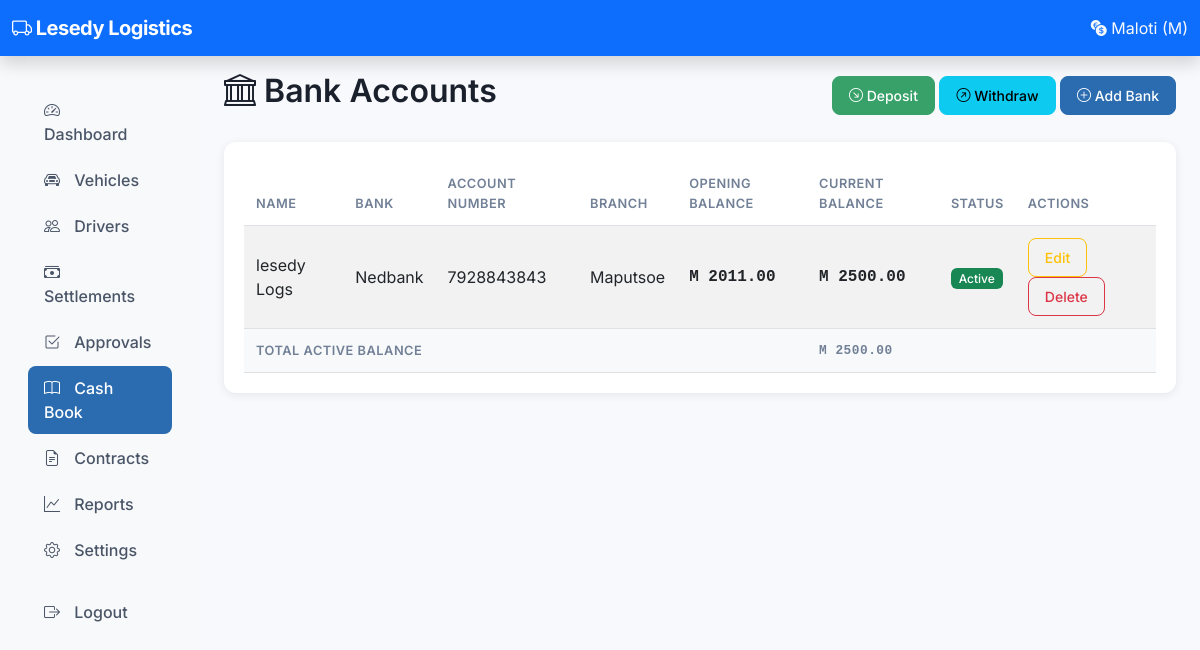
The app's page /owner/cashbook/banks/ (signed in) with its own data.
### accounts/models.py (models this page shows, shortened)
class SystemSettings(models.Model):
    debt_cap = models.DecimalField(max_digits=10, decimal_places=2, default=500.00)
    repayment_percentage = models.IntegerField(default=100)
    minimum_driver_take = models.DecimalField(max_digits=10, decimal_places=2, default=0)
    company_name = models.CharField(max_length=200, default='My Transport Fleet')
    company_phone = models.CharField(max_length=20, blank=True)
    company_email = models.EmailField(blank=True)
    company_address = models.TextField(blank=True)
    company_logo = models.ImageField(upload_to='company/', null=True, blank=True)
    days_in_month_for_salary = models.IntegerField(default=30)
    contract_settlement_day = models.IntegerField(default=1,
                                                   help_text="Day of month when contract is settled")
    default_bank_account = models.ForeignKey(
        'cashbook.BankAccount', on_delete=models.SET_NULL, null=True, blank=True
    )
    cash_alert_threshold = models.DecimalField(max_digits=10, decimal_places=2, default=1000.00)
    bank_alert_threshold = models.DecimalField(max_digits=10, decimal_places=2, default=2000.00)
    updated_at = models.DateTimeField(auto_now=True)
    class Meta:
        verbose_name_plural = "System Settings"
    @classmethod
    def get_settings(cls):
        obj, created = cls.objects.get_or_create(id=1)
        return obj

### cashbook/models.py (models this page shows, shortened)
class BankAccount(models.Model):
    name = models.CharField(max_length=100)
    account_number = models.CharField(max_length=50)
    bank_name = models.CharField(max_length=100)
    branch = models.CharField(max_length=100, blank=True)
    opening_balance = models.DecimalField(max_digits=12, decimal_places=2, default=0)
    current_balance = models.DecimalField(max_digits=12, decimal_places=2, default=0)
    is_active = models.BooleanField(default=True)
    created_at = models.DateTimeField(auto_now_add=True)
    updated_at = models.DateTimeField(auto_now=True)
    class Meta:
        ordering = ['name']

### cashbook/views.py (the view)
# urls.py: path('banks/', views.bank_list, name='owner_cashbook_banks'),
@_owner_required
def bank_list(request):
    accounts = BankAccount.objects.all().order_by('name')
    total_active = accounts.filter(is_active=True).aggregate(
        total=Sum('current_balance')
    )['total'] or 0
    return render(request, 'owner/cashbook/banks.html', {
        'accounts': accounts,
        'total_active': total_active,
    })

### accounts/context_processors.py (called while the page is built)
def pending_approvals(request):
    if request.user.is_authenticated and request.user.is_staff:
        count = DailySettlement.objects.filter(status='submitted').count()
        return {'pending_approvals': count}
    return {}

def system_settings(request):
    try:
        settings = SystemSettings.get_settings()
        return {
            'company_name': settings.company_name,
            'company_phone': settings.company_phone,
            'company_email': settings.company_email,
            'company_address': settings.company_address,
            'company_logo': settings.company_logo,
        }
    except Exception:
        return {
            'company_name': 'Taxi Accounting System',
            'company_phone': '',
            'company_email': '',
            'company_address': '',
            'company_logo': None,
        }

### cashbook/views.py (called while the page is built)
def _owner_required(view_func):
    from django.contrib.auth.decorators import user_passes_test
    from functools import wraps
    @wraps(view_func)
    def wrapper(request, *args, **kwargs):
        if not (request.user.is_authenticated and request.user.is_staff):
            return redirect('login')
        return view_func(request, *args, **kwargs)
    return wrapper

### templates/owner/cashbook/banks.html (shortened to what this page needs)
{% extends 'base.html' %}
{% block content %}
<div class="d-flex justify-content-between align-items-center mb-4">
    <h2><i class="bi bi-bank"></i> Bank Accounts</h2>
    <div>
        <a href="{% url 'owner_cashbook_bank_deposit' %}" class="btn btn-success"><i class="bi bi-arrow-down-right-circle"></i> Deposit</a>
        <a href="{% url 'owner_cashbook_bank_withdraw' %}" class="btn btn-info"><i class="bi bi-arrow-up-right-circle"></i> Withdraw</a>
        <a href="{% url 'owner_cashbook_bank_add' %}" class="btn btn-primary"><i class="bi bi-plus-circle"></i> Add Bank</a>
    </div>
</div>
<div class="card">
    <div class="card-body">
        <div class="table-responsive">
            <table class="table table-striped">
                <thead>
                    <tr>
                        <th>Name</th>
                        <th>Bank</th>
                        <th>Account Number</th>
                        <th>Branch</th>
                        <th>Opening Balance</th>
                        <th>Current Balance</th>
                        <th>Status</th>
                        <th>Actions</th>
                    </tr>
                </thead>
                <tbody>
                    {% for a in accounts %}
                    <tr>
                        <td>{{ a.name }}</td>
                        <td>{{ a.bank_name }}</td>
                        <td>{{ a.account_number }}</td>
                        <td>{{ a.branch|default:"-" }}</td>
                        <td class="amount">M {{ a.opening_balance|floatformat:2 }}</td>
                        <td class="amount font-weight-bold">M {{ a.current_balance|floatformat:2 }}</td>
                        <td>
                            {% if a.is_active %}
                                <span class="badge bg-success">Active</span>
                            {% else %}
                                <span class="badge bg-secondary">Inactive</span>
                            {% endif %}
                        </td>
                        <td>
                            <a href="{% url 'owner_cashbook_bank_edit' a.id %}" class="btn btn-sm btn-outline-warning">Edit</a>
                            <a href="{% url 'owner_cashbook_bank_delete' a.id %}" class="btn btn-sm btn-outline-danger">Delete</a>
                        </td>
                    </tr>
                    {% empty %}
                    <tr><td colspan="8" class="text-center text-muted">No bank accounts added yet</td></tr>
                    {% endfor %}
                </tbody>
                <tfoot>
                    <tr class="table-light">
                        <th colspan="5">Total Active Balance</th>
                        <th class="amount">M {{ total_active|floatformat:2 }}</th>
                        <th colspan="2"></th>
                    </tr>
                </tfoot>
            </table>
        </div>
    </div>
</div>
{% endblock %}

### templates/base.html (shortened to what this page needs)
{% load static %}
<!DOCTYPE html>
<html lang="en">
<head>
    <link href="https://cdn.jsdelivr.net/npm/bootstrap@5.3.0/dist/css/bootstrap.min.css" rel="stylesheet">
    <link rel="stylesheet" href="https://cdn.jsdelivr.net/npm/bootstrap-icons@1.11.0/font/bootstrap-icons.css">
    <link rel="stylesheet" href="{% static 'css/style.css' %}">
</head>
<body>
    <nav class="navbar navbar-dark bg-primary shadow">
        <div class="container-fluid">
            <a class="navbar-brand" href="{% url 'owner_dashboard' %}">
                <i class="bi bi-truck"></i> {{ company_name|default:"Taxi Accounting" }}
            </a>
            <span class="navbar-text text-light">
                <i class="bi bi-currency-exchange"></i> Maloti (M)
            </span>
        </div>
    </nav>
    <div class="container-fluid">
        <div class="row">
            <nav class="col-md-3 col-lg-2 d-none d-md-block bg-light sidebar">
                <div class="position-sticky">
                    <ul class="nav flex-column p-3">
                        <li class="nav-item">
                            <a class="nav-link {% if request.resolver_match.url_name == 'owner_dashboard' %}active{% endif %}"
                               href="{% url 'owner_dashboard' %}">
                                <i class="bi bi-speedometer2"></i> Dashboard
                            </a>
                        </li>
                        <li class="nav-item">
                            <a class="nav-link {% if 'vehicle' in request.resolver_match.url_name %}active{% endif %}"
                               href="{% url 'owner_vehicle_list' %}">
                                <i class="bi bi-car-front"></i> Vehicles
                            </a>
                        </li>
                        <li class="nav-item">
                            <a class="nav-link {% if 'driver' in request.resolver_match.url_name %}active{% endif %}"
                               href="{% url 'owner_driver_list' %}">
                                <i class="bi bi-people"></i> Drivers
                            </a>
                        </li>
                        <li class="nav-item">
                            <a class="nav-link {% if 'settlement' in request.resolver_match.url_name %}active{% endif %}"
                               href="{% url 'owner_settlement_list' %}">
                                <i class="bi bi-cash-stack"></i> Settlements
                            </a>
                        </li>
                        <li class="nav-item">
                            <a class="nav-link {% if 'approval' in request.resolver_match.url_name %}active{% endif %}"
                               href="{% url 'owner_pending_approvals' %}">
                                <i class="bi bi-check2-square"></i> Approvals
                            </a>
                        </li>
                        <li class="nav-item">
                            <a class="nav-link {% if 'cashbook' in request.resolver_match.url_name or 'bank' in request.resolver_match.url_name %}active{% endif %}"
                               href="{% url 'owner_cashbook_dashboard' %}">
                                <i class="bi bi-book"></i> Cash Book
                            </a>
                        </li>
                        <li class="nav-item">
                            <a class="nav-link {% if 'contract' in request.resolver_match.url_name %}active{% endif %}"
                               href="{% url 'owner_contract_dashboard' %}">
                                <i class="bi bi-file-earmark-text"></i> Contracts
                            </a>
                        </li>
                        <li class="nav-item">
                            <a class="nav-link {% if 'report' in request.resolver_match.url_name %}active{% endif %}"
                               href="{% url 'report_index' %}">
                                <i class="bi bi-graph-up"></i> Reports
                            </a>
                        </li>
                        <li class="nav-item">
                            <a class="nav-link {% if 'setting' in request.resolver_match.url_name %}active{% endif %}"
                               href="{% url 'owner_settings' %}">
                                <i class="bi bi-gear"></i> Settings
                            </a>
                        </li>
                        <li class="nav-item mt-3">
                            <a class="nav-link" href="{% url 'logout' %}">
                                <i class="bi bi-box-arrow-right"></i> Logout
                            </a>
                        </li>
                    </ul>
                </div>
            </nav>
            <main class="col-md-9 col-lg-10 px-4 py-3">
                {% block content %}{% endblock %}
            </main>
        </div>
    </div>
</body>
</html>

### static/css/style.css (style rules this page uses)
body { font-family: 'Inter', -apple-system, BlinkMacSystemFont, sans-serif; background-color: #f8f9fc; color: #2d3748; }
h1, h2, h3, h4, h5, h6 { font-weight: 600; color: #1a202c; }
.navbar-brand { font-weight: 700; letter-spacing: -0.5px; }
.sidebar { padding-top: 1rem; }
.sidebar .nav-link { color: #4a5568; border-radius: 8px; padding: 10px 16px; margin-bottom: 2px; font-weight: 500; transition: all 0.2s ease; }
.sidebar .nav-link.active { background-color: #2b6cb0; color: #fff; }
.sidebar .nav-link i { margin-right: 10px; width: 20px; text-align: center; }
.card { border: none; border-radius: 12px; box-shadow: 0 1px 3px rgba(0, 0, 0, 0.08), 0 1px 2px rgba(0, 0, 0, 0.06); transition: transform 0.2s ease, box-shadow 0.2s ease; }
.card-body { padding: 1.25rem; }
.amount { font-family: 'Courier New', monospace; font-weight: 600; }
.table { margin-bottom: 0; }
.table th { font-weight: 600; font-size: 0.8rem; text-transform: uppercase; letter-spacing: 0.5px; color: #718096; border-top: none; padding: 0.75rem; }
.table td { padding: 0.75rem; vertical-align: middle; }
.btn { border-radius: 8px; font-weight: 500; padding: 0.5rem 1rem; font-size: 0.875rem; transition: all 0.2s ease; }
.btn-primary { background-color: #2b6cb0; border-color: #2b6cb0; }
.btn-success { background-color: #38a169; border-color: #38a169; }
.badge { font-weight: 500; padding: 0.35em 0.65em; border-radius: 6px; }

### templates/base.html (style rules this page uses)
body { font-family: 'Inter', sans-serif; }
.amount { font-family: 'Courier New', monospace; font-weight: 600; }
.card { border: none; border-radius: 12px; box-shadow: 0 2px 10px rgba(0,0,0,0.08); }
.sidebar { min-height: calc(100vh - 70px); }
.nav-link.active { background-color: #0d6efd; }

### records on screen
SystemSettings: company_name "Lesedy Logistics"
BankAccount: name "lesedy Logs", bank_name "Nedbank", account_number "7928843843", branch "Maputsoe", opening_balance "2011.00", current_balance "2500.00", is_active "Active"

### other values on screen
{{ total_active|floatformat:2 }} "2500.00"
